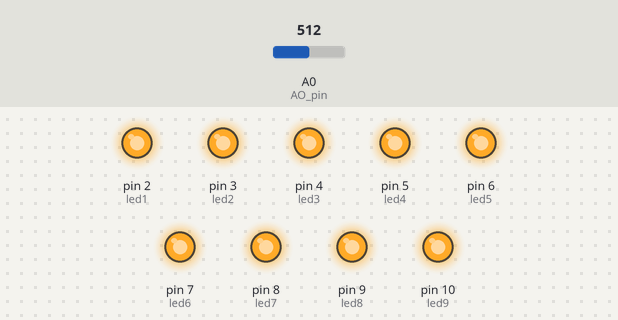
Bench run of a sketch on a simulated Arduino Uno, built with avr-gcc and run on an emulated ATmega328P. On the bench: output pins drawn as LEDs (lit = HIGH). The test bench sets the inputs (shaded band); at power-on: A0 (AO_pin) = 512. What the sketch prints to the serial monitor is not drawn.

Above: at 1.2 s.
1.3 s: A0 (AO_pin) set to 47
2.8 s: A0 (AO_pin) set to 44
At 4.0 s:
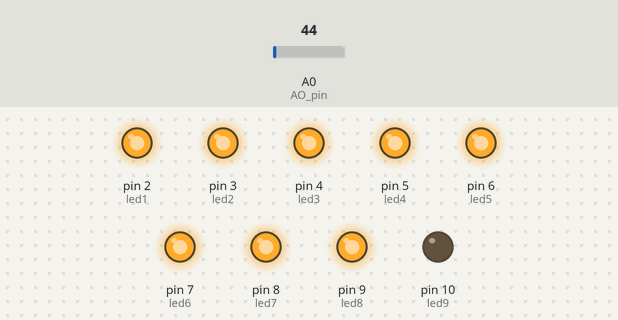
4.3 s: A0 (AO_pin) set to 0
At 5.1 s:
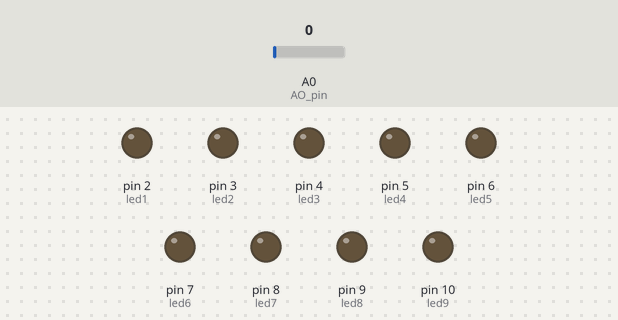
5.8 s: A0 (AO_pin) set to 122
At 6.3 s:
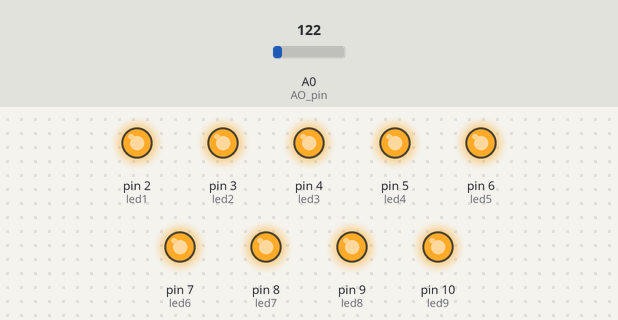
Timing chart, 0 to 8.3 s (numbered marks = the images above; inputs shaded):
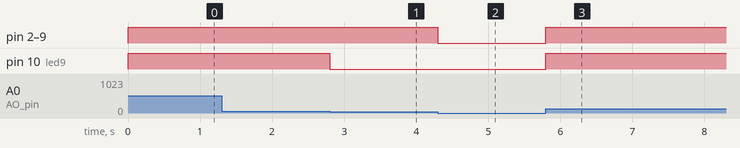

The sketch:

Microphone.ino
```cpp
// Arduino pin numbers
const int AO_pin = 0;
int sound;
int led1 = 2;
int led2 = 3;
int led3 = 4;
int led4 = 5;
int led5 = 6;
int led6 = 7;
int led7 = 8;
int led8 = 9;
int led9 = 10;

#define l1 31
#define l2 32
#define l3 33
#define l4 34
#define l5 36
#define l6 38
#define l7 40
#define l8 42
#define l9 44

void setup() {

    Serial.begin(115200);
  pinMode(led1, OUTPUT);
  pinMode(led2, OUTPUT);
  pinMode(led3, OUTPUT);
  pinMode(led4, OUTPUT);
  pinMode(led5, OUTPUT);
  pinMode(led6, OUTPUT);
  pinMode(led7, OUTPUT);
  pinMode(led8, OUTPUT);
  pinMode(led9, OUTPUT);

}

void loop() {

    sound = analogRead(AO_pin);
    Serial.println(sound);


    if (sound > l9) {
    digitalWrite(led1, HIGH);
    digitalWrite(led2, HIGH);
    digitalWrite(led3, HIGH);
    digitalWrite(led4, HIGH);
    digitalWrite(led5, HIGH);
    digitalWrite(led6, HIGH);
    digitalWrite(led7, HIGH);
    digitalWrite(led8, HIGH);
    digitalWrite(led9, HIGH);
  }
    else if (sound > l8) {
    digitalWrite(led1, HIGH);
    digitalWrite(led2, HIGH);
    digitalWrite(led3, HIGH);
    digitalWrite(led4, HIGH);
    digitalWrite(led5, HIGH);
    digitalWrite(led6, HIGH);
    digitalWrite(led7, HIGH);
    digitalWrite(led8, HIGH);
    digitalWrite(led9, LOW);
  }
    else if (sound > l7) {
    digitalWrite(led1, HIGH);
    digitalWrite(led2, HIGH);
    digitalWrite(led3, HIGH);
    digitalWrite(led4, HIGH);
    digitalWrite(led5, HIGH);
    digitalWrite(led6, HIGH);
    digitalWrite(led7, HIGH);
    digitalWrite(led8, LOW);
    digitalWrite(led9, LOW);
  }
    else if (sound > l6) {
    digitalWrite(led1, HIGH);
    digitalWrite(led2, HIGH);
    digitalWrite(led3, HIGH);
    digitalWrite(led4, HIGH);
    digitalWrite(led5, HIGH);
    digitalWrite(led6, HIGH);
    digitalWrite(led7, LOW);
    digitalWrite(led8, LOW);
    digitalWrite(led9, LOW);
  }
    else if (sound > l5) {
    digitalWrite(led1, HIGH);
    digitalWrite(led2, HIGH);
    digitalWrite(led3, HIGH);
    digitalWrite(led4, HIGH);
    digitalWrite(led5, HIGH);
    digitalWrite(led6, LOW);
    digitalWrite(led7, LOW);
    digitalWrite(led8, LOW);
    digitalWrite(led9, LOW);
  }
    else if (sound > l4) {
    digitalWrite(led1, HIGH);
    digitalWrite(led2, HIGH);
    digitalWrite(led3, HIGH);
    digitalWrite(led4, HIGH);
    digitalWrite(led5, LOW);
    digitalWrite(led6, LOW);
    digitalWrite(led7, LOW);
    digitalWrite(led8, LOW);
    digitalWrite(led9, LOW);
  }
    else if (sound > l3) {
    digitalWrite(led1, HIGH);
    digitalWrite(led2, HIGH);
    digitalWrite(led3, HIGH);
    digitalWrite(led4, LOW);
    digitalWrite(led5, LOW);
    digitalWrite(led6, LOW);
    digitalWrite(led7, LOW);
    digitalWrite(led8, LOW);
    digitalWrite(led9, LOW);
  }
    else if (sound > l2) {
    digitalWrite(led1, HIGH);
    digitalWrite(led2, HIGH);
    digitalWrite(led3, LOW);
    digitalWrite(led4, LOW);
    digitalWrite(led5, LOW);
    digitalWrite(led6, LOW);
    digitalWrite(led7, LOW);
    digitalWrite(led8, LOW);
    digitalWrite(led9, LOW);
  }
    else if (sound > l1) {
    digitalWrite(led1, HIGH);
    digitalWrite(led2, LOW);
    digitalWrite(led3, LOW);
    digitalWrite(led4, LOW);
    digitalWrite(led5, LOW);
    digitalWrite(led6, LOW);
    digitalWrite(led7, LOW);
    digitalWrite(led8, LOW);
    digitalWrite(led9, LOW);
  }
    else {
    digitalWrite(led1, LOW);
    digitalWrite(led2, LOW);
    digitalWrite(led3, LOW);
    digitalWrite(led4, LOW);
    digitalWrite(led5, LOW);
    digitalWrite(led6, LOW);
    digitalWrite(led7, LOW);
    digitalWrite(led8, LOW);
    digitalWrite(led9, LOW);
  }
Serial.println("uusi looppi");
}
```

Measured:
- the behaviour switches between 45 and 44 on A0 (AO_pin) (found by bisection; images 0 and 1)
- after the input at 2.8 s, pin 10 (led9): HIGH → LOW at once
- after the input at 4.3 s, pin 2 (led1), pin 3 (led2), pin 4 (led3), pin 5 (led4), pin 6 (led5), pin 7 (led6), pin 8 (led7), pin 9 (led8): HIGH → LOW at once
- after the input at 5.8 s, pin 2 (led1), pin 3 (led2), pin 4 (led3), pin 5 (led4), pin 6 (led5), pin 7 (led6), pin 8 (led7), pin 9 (led8), pin 10 (led9): LOW → HIGH at once
